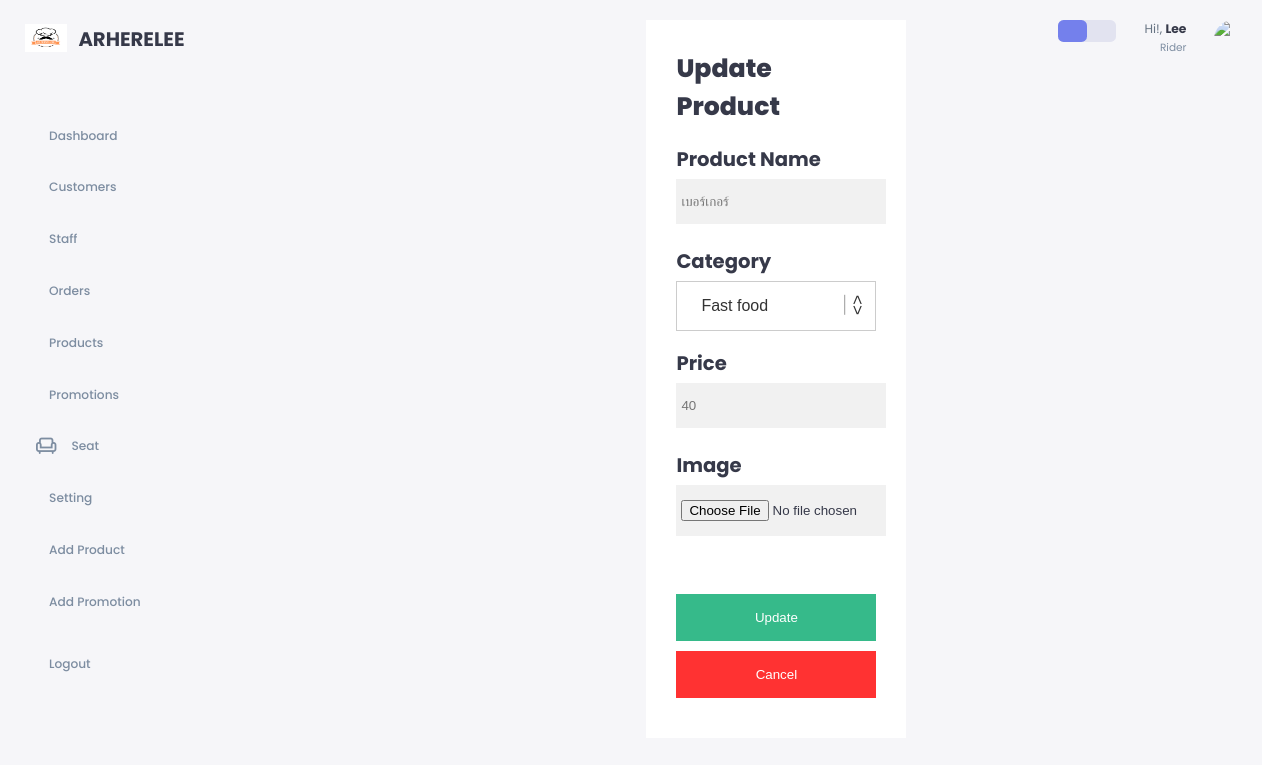
/admin/edit_product.php?edit=16 (signed in), run on the app's committed database.
### tables this page shows
CREATE TABLE `product` (
  `product_id` int(5) NOT NULL,
  `category_id` varchar(5) NOT NULL,
  `product_name` text NOT NULL,
  `price` double NOT NULL,
  `image` varchar(255) NOT NULL
);

CREATE TABLE `staff_info` (
  `staff_id` int(7) NOT NULL,
  `staff_firstname` varchar(20) NOT NULL,
  `staff_lastname` varchar(20) NOT NULL,
  `staff_tel` varchar(10) NOT NULL,
  `staff_DOB` date NOT NULL,
  `staff_email` varchar(30) NOT NULL,
  `staff_password` varchar(255) NOT NULL,
  `staff_gender` enum('M','F') NOT NULL,
  `vehicle_id` varchar(7) DEFAULT NULL,
  `position_id` varchar(5) NOT NULL
);

CREATE TABLE `staff_position` (
  `position_id` varchar(5) NOT NULL,
  `position_name` varchar(20) NOT NULL
);

### admin/edit_product.php (the view, shortened to what this page needs)
<?php
    require_once '../config/db.php';
    $id = $_GET['edit'];
?>
<!DOCTYPE html>
<html lang="en">
<head>
    <link rel="stylesheet" href="../css/style.css">
    <link href="https://cdn.jsdelivr.net/npm/remixicon@3.2.0/fonts/remixicon.css" rel="stylesheet">
</head>
<body>
    <div class="container">
        <aside>
            <div class="top">
                <div class="logo">
                    <img src="../img/main-logo.png">
                    <h2>ARHERELEE</h2>
                </div>
            </div>
            <div class="sidebar">
                <a href="home.php">
                    <h3>Dashboard</h3>
                </a>
                <a href="customer.php">
                    <h3>Customers</h3>
                </a>
                <a href="staff.php">
                    <h3>Staff</h3>
                </a>
                <a href="order.php">
                    <h3>Orders</h3>
                </a>
                <a href="product.php">
                    <h3>Products</h3>
                </a>
                <a href="promotion.php">
                    <h3>Promotions</h3>
                </a>
                <a href="seat.php">
                    <span class="material-symbols-outlined">chair</span>
                    <h3>Seat</h3>
                </a>
                <a href="edit_staff.php?edit=<?php echo $_SESSION['staff_login']; ?>">
                    <h3>Setting</h3>
                </a>
                <a href="add_product.php">
                    <h3>Add Product</h3>
                </a>
                <a href="add_promotion.php">
                    <h3>Add Promotion</h3>
                </a>
                <a href="logout.php">
                    <h3>Logout</h3>
                </a>
            </div>
        </aside>
        <main>
                    <?php
                        $select = mysqli_query($conn, "SELECT * FROM product WHERE product_id = $id");
                        while($row = mysqli_fetch_assoc($select)){
                    ?>
                <form action="<?php $_SERVER['PHP_SELF'] ?>" method="post" enctype="multipart/form-data" class="form-container">
                    <h1>Update Product</h1>
                    <br>
                    <label for="name"><h2>Product Name</h2></label>
                    <input type="text" placeholder="<?php echo $row['product_name']; ?>" value="<?php $row['product_name']; ?>" name="product_name" required>
                    <div>
                        <h2>Category</h2>
                        <label class="selectdiv" name="product_category">
                            <select id="product_category" name="product_category" required>
                                <?php
                                $categoryOptions = array(
                                    "CG001" => "Fast food",
                                    "CG002" => "Thai food",
                                    "CG003" => "Chinese food",
                                    "CG004" => "Dessert",
                                    "CG005" => "Drink"
                                );
                                foreach ($categoryOptions as $value => $label) {
                                    $selected = ($row['category_id'] === $value) ? "selected" : "";
                                    echo '<option value="' . $value . '" ' . $selected . '>' . $label . '</option>';
                                }
                                ?>
                            </select>
                        </label>
                    </div>
                    <br>
                    <br>
                    <br>
                    <br>
                    <label for="price"><h2>Price</h2></label>
                    <input type="number" placeholder="<?php echo $row['price']; ?>" value="<?php $row['price']; ?>" name="product_price" required>
                    <br>
                    <label for="image"><h2>Image</h2></label>
                    <input type="file" accept="image/png, image/jpeg, image/jpg" value="<?php $row['image']; ?>" name="product_image" required>
                    <br>
                    <br>
                    <br>
                    <a href="product.php"><button type="submit" class="btn" name="update_product">Update</button></a>
                    <a href="product.php"><button type="button" class="btn cancel" name="cancel">Cancel</button></a>
                </form>
                <?php }; ?>
        </main>
        <div class="right">
            <div class="top">
                <div class="theme-toggler">
                    <i class="ri-sun-fill active"></i>
                    <i class="ri-moon-fill"></i>
                </div>
                <div class="profile">
                    <div class="info">
                    <?php
                    if(isset($_SESSION['staff_login'])){
                        $staff_id = $_SESSION['staff_login'];
                        $select = mysqli_query($conn, "SELECT * FROM staff_info si, staff_position sp WHERE staff_id = $staff_id AND si.position_id = sp.position_id");
                        $row = mysqli_fetch_assoc($select);
                    }
                    ?>
                    <p>Hi!, <b><?php echo $row['staff_firstname'] ?></b></p>
                    <small class="text-muted"><?php echo $row['position_name']?></small>
                    </div>
                    <div class="profile-photo">
                        <img src="../img/default-profile.jpg">
                    </div>
                </div>
            </div>
        </div>
    </div>
</body>
</html>

### css/style.css (style rules this page uses)
:root { --color-primary: #7480ec; --color-danger: #ff7777; --color-success: #41f1b6; --color-warning: #ffbb55; --color-white: #fff; --color-info-dark: #7d8da1; --color-info-light: #dce1eb; --color-dark: #363949; --color-light: rgba(132, 139, 200, 0.18); --color-primary-variant: #111e88; --color-dark-variant: #677483; --color-background: #f6f6f9; --card-border-radius: 2rem; --border-radius-1: 0.4rem; --border-radius-2: 0.8rem; --border-radius-3: 1.2rem; --card-padding: 1.8rem; --padding-1: 1.2rem; --box-shadow: 0 2rem 3rem var(--color-light); }
* { margin: 0; padding: 0; outline: 0; appearance: none; border: 0; text-decoration: none; list-style: none; block-size: border-box; }
html { font-size: 14px; }
body { width: 100vw; height: 100vh; font-family: 'Poppins', sans-serif; font-size: 0.88rem; background: var(--color-background); user-select: none; overflow-x: hidden; color: var(--color-dark); }
.container { display: grid; width: 96%; margin: 0 auto; gap: 1.8rem; grid-template-columns: 14rem auto 23rem; }
a { color: var(--color-dark); }
img { display: block; width: 100%; }
h1 { font-weight: 800; font-size: 1.8rem; }
h2 { font-size: 1.4rem; }
h3 { font-size: 0.87rem; }
small { font-size: 0.75rem; }
.profile-photo { width: 2.8rem; height: 2.8rem; border-radius: 50%; overflow: hidden; }
.text-muted { color: var(--color-info-dark); }
p { color: var(--color-dark-variant); }
b { color: var(--color-dark); }
aside { height: 100vh; }
aside .top { display: flex; align-items: center; justify-content: space-between; margin-top: 1.7rem; }
aside .logo { display: flex; gap: 0.8rem; }
aside .logo img { width: 3rem; height: 2rem; }
aside .sidebar { display: flex; flex-direction: column; height: 76vh; position: relative; top: 4rem; }
aside h3 { font-weight: 500; }
aside .sidebar a { display: flex; color: var(--color-info-dark); margin-left: 0.7rem; gap: 1rem; align-items: center; position: relative; height: 3.7rem; transition: all 300ms ease; }
aside .sidebar a span { font-size: 1.6rem; transition: all 300ms ease; }
aside .sidebar a:last-child { position: absolute; bottom: 2rem; width: 100%; }
main { margin-top: 1.4rem; }
.right { margin-top: 1.4rem; }
.right .top { display: flex; justify-content: end; gap: 2rem; }
.right .theme-toggler { background: var(--color-light); display: flex; justify-content: space-between; align-content: center; height: 1.6rem; width: 4.2rem; cursor: pointer; border-radius: var(--border-radius-1); }
.right .theme-toggler i { font-size: 1.2rem; width: 50%; height: 100%; display: flex; align-items: center; justify-content: center; }
.right .theme-toggler i.active { color: white; background: var(--color-primary); border-radius: var(--border-radius-1); }
.right .top .profile { display: flex; gap: 2rem; text-align: right; }
.selectdiv:after { content: '<>'; font: 17px "Consolas", monospace; color: #333; -webkit-transform: rotate(90deg); -moz-transform: rotate(90deg); -ms-transform: rotate(90deg); transform: rotate(90deg); right: 11px; top: 18px; padding: 0 0 2px; border-bottom: 1px solid #999; position: absolute; pointer-events: none; }
.selectdiv { position: relative; float: left; min-width: 200px; }
.selectdiv select { -webkit-appearance: none; -moz-appearance: none; appearance: none; display: block; width: 100%; max-width: 320px; height: 50px; float: right; margin: 5px 0px; padding: 0px 24px; font-size: 16px; line-height: 1.75; color: #333; background-color: #ffffff; background-image: none; border: 1px solid #cccccc; -ms-word-break: normal; word-break: normal; }
.form-container { max-width: 500px; padding: 30px; background-color: white; margin-left: 400px; }
.form-container input[type=text], .form-container input[type=number], .form-container input[type=file] { width: 100%; padding: 15px 5px 15px 5px; margin: 5px 0 22px 0; border: none; background: #f1f1f1; }
.form-container .btn { background-color: #04AA6D; color: white; padding: 16px 20px; border: none; cursor: pointer; width: 100%; margin-bottom:10px; opacity: 0.8; }
.form-container .cancel { background-color: red; }

### data on the page
product: product_name "เบอร์เกอร์", product_price "40"
staff_info: staff_firstname "Lee", position.position_name "Rider"

### other printed values
form field product_category "Fast food"
